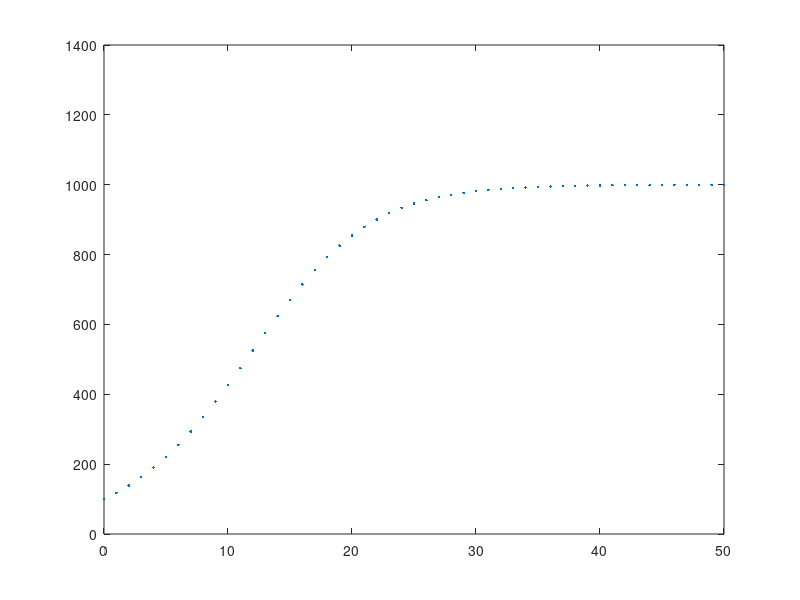

Reproduce this figure in MATLAB.
N = 50;
r = 0.2; K = 1000; x0 = 100; 

x = zeros(N,1); t = zeros(N,1); 
x(1) = x0; t(1) = 0; 
for n=1:N
    t(n+1) = n; 
    x(n+1) = x(n) + r*x(n)*(1 - x(n)/K); 
end
plot(t, x, '.'); 
axis([0, N, 0, K*1.4]); 

